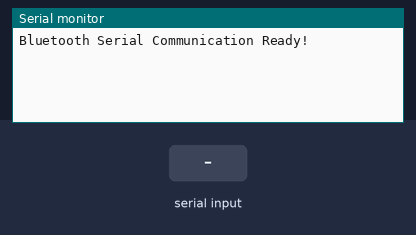
Bench run of a sketch on a simulated Arduino Uno, built with avr-gcc and run on an emulated ATmega328P. On the bench: the last lines printed to the serial monitor. The test bench sets the inputs (shaded band).

Above: at 1.2 s.
1.3 s: "1\n" received over Serial
At 1.9 s:
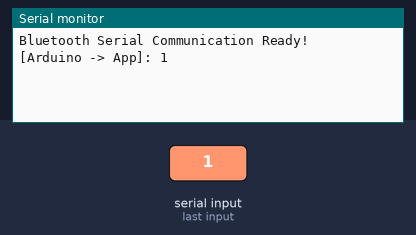
2.8 s: "1\n" received over the second serial link
At 4.0 s:
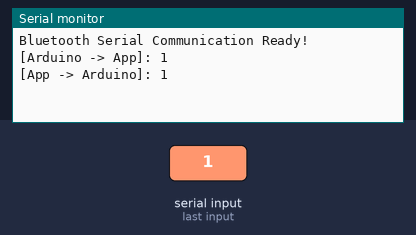
4.3 s: "0\n" received over Serial
At 5.4 s:
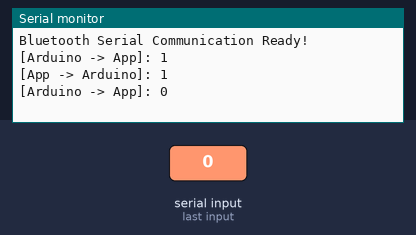
5.8 s: "0\n" received over the second serial link
At 6.4 s:
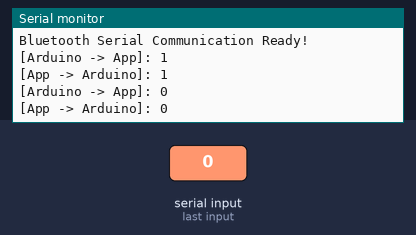

Measured:
- after the input at 1.3 s, the serial monitor: prints a new line at once (image 1)
- after the input at 2.8 s, the serial monitor: prints a new line at once (image 2)
- after the input at 4.3 s, the serial monitor: prints a new line at once (image 3)
- after the input at 5.8 s, the serial monitor: prints a new line at once (image 4)

The sketch:

serial_chat.ino
```cpp
// Author: eduino
// 시리얼 통신 채팅 실습 펌웨어 — 앱 ↔ 아두이노 ↔ PC 시리얼 모니터 문자 중계.
// 앱의 "시리얼 통신 채팅" 화면과 짝을 이룬다. (프로토콜 없이 문자열 그대로 주고받음)
// HC-06 배선: Arduino A5(RX) ← HC-06 TX, Arduino A4(TX) → HC-06 RX, 9600bps.

#include <SoftwareSerial.h>

SoftwareSerial bluetooth(A5, A4); // (RX, TX)

void setup() {
  Serial.begin(9600);
  while (!Serial) {
    ; // 시리얼 포트 연결 대기 (우노에서는 생략 가능)
  }
  bluetooth.begin(9600); // HC-05/06 기본 9600
  Serial.println("Bluetooth Serial Communication Ready!");
}

void loop() {
  // 1. 앱 → 아두이노 → PC 시리얼 모니터
  if (bluetooth.available()) {
    String msgFromApp = bluetooth.readStringUntil('\n');
    msgFromApp.trim();
    if (msgFromApp.length() > 0) {
      Serial.print("[App -> Arduino]: ");
      Serial.println(msgFromApp);
    }
  }

  // 2. PC 시리얼 모니터 → 아두이노 → 앱
  if (Serial.available()) {
    String msgFromPC = Serial.readStringUntil('\n');
    msgFromPC.trim();
    if (msgFromPC.length() > 0) {
      bluetooth.println(msgFromPC); // 앱으로 전송
      Serial.print("[Arduino -> App]: ");
      Serial.println(msgFromPC);
    }
  }
}
```
